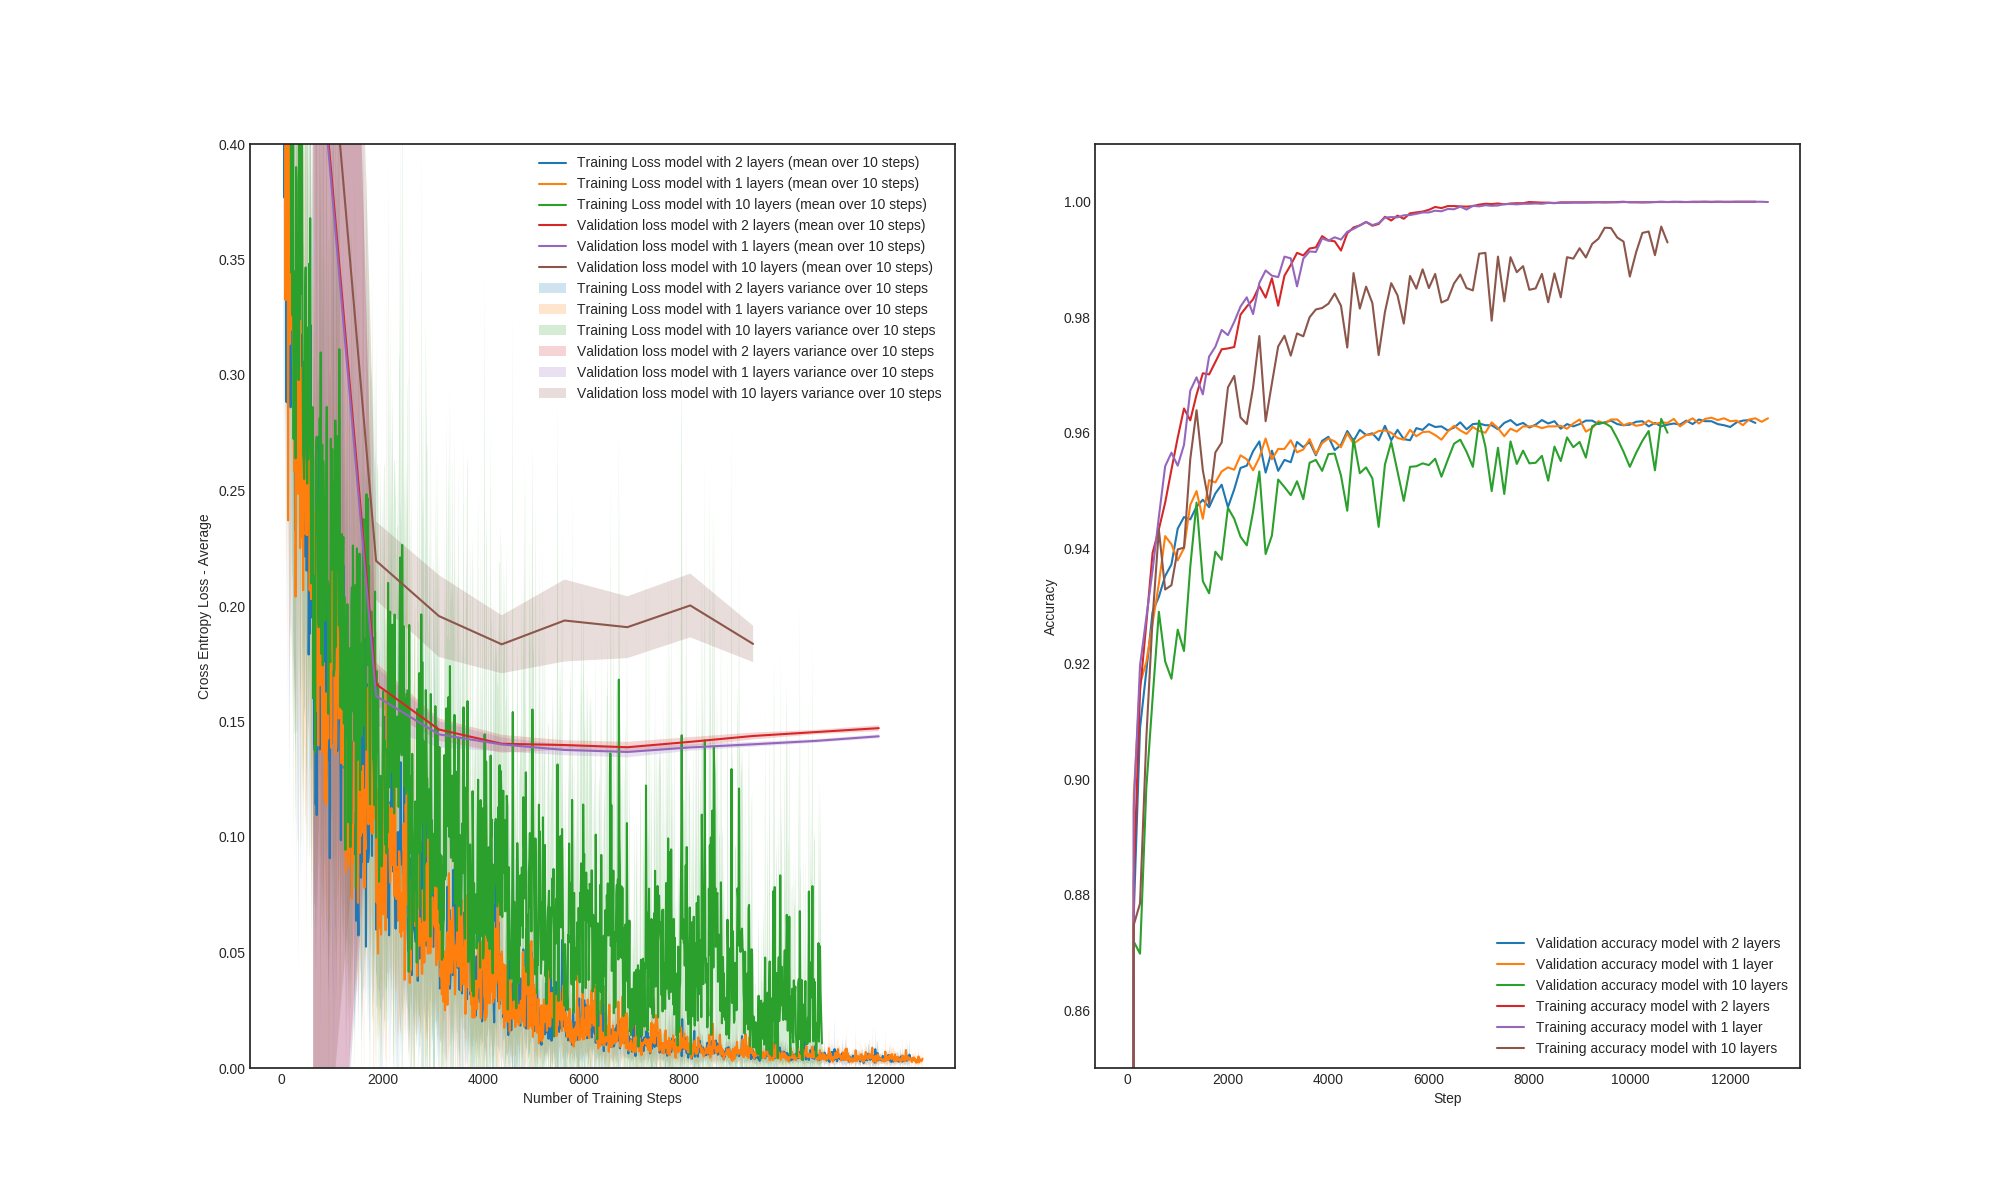

Generate this figure with Python:
import numpy as np
import utils
import matplotlib.pyplot as plt
from task2 import SoftmaxTrainer
import numpy as np

from task2a import one_hot_encode, pre_process_images, SoftmaxModel, gradient_approximation_test
plt.style.use('seaborn-white')


if __name__ == "__main__":
    '''
    # Simple test on one-hot encoding
    Y = np.zeros((1, 1), dtype=int)
    Y[0, 0] = 3
    Y = one_hot_encode(Y, 10)
    assert Y[0, 3] == 1 and Y.sum() == 1, \
        f"Expected the vector to be [0,0,0,1,0,0,0,0,0,0], but got {Y}"

    X_train, Y_train, *_ = utils.load_full_mnist()
    mean = np.mean(X_train)
    std = np.std(X_train)
    X_train = pre_process_images(X_train, mean, std)
    Y_train = one_hot_encode(Y_train, 10)
    assert X_train.shape[1] == 785,\
        f"Expected X_train to have 785 elements per image. Shape was: {X_train.shape}"

    # Modify your network here
    neurons_per_layer = [60, 60, 10]
    use_improved_sigmoid = True
    use_improved_weight_init = True
    model = SoftmaxModel(
        neurons_per_layer, use_improved_sigmoid, use_improved_weight_init)

    # Gradient approximation check for 100 images
    X_train = X_train[:100]
    Y_train = Y_train[:100]
    for layer_idx, w in enumerate(model.ws):
        model.ws[layer_idx] = np.random.uniform(-1, 1, size=w.shape)

    #gradient_approximation_test(model, X_train, Y_train)
    '''

    # hyperparameters DO NOT CHANGE IF NOT SPECIFIED IN ASSIGNMENT TEXT
    num_epochs = 50
    learning_rate = .1
    batch_size = 32
    momentum_gamma = .9  # Task 3 hyperparameter
    shuffle_data = True
    early_stopping = True
    use_improved_sigmoid = True
    use_improved_weight_init = True
    use_momentum = True
    neurons_per_layer = [60, 60, 10]
    neurons_per_layer_small = [64,10]
    neurons_per_layer_huge = [64,64,64,64,64,64,64,64,64,64,10]
    # Load dataset
    X_train, Y_train, X_val, Y_val = utils.load_full_mnist()
    mean = np.mean(X_train)
    std = np.std(X_train)
    X_train = pre_process_images(X_train, mean, std)
    X_val = pre_process_images(X_val, mean, std)
    Y_train = one_hot_encode(Y_train, 10)
    Y_val = one_hot_encode(Y_val, 10)


    model = SoftmaxModel(
        neurons_per_layer_small,
        use_improved_sigmoid,
        use_improved_weight_init)
    trainer = SoftmaxTrainer(
        momentum_gamma, use_momentum,
        model, learning_rate, batch_size, shuffle_data, early_stopping,
        X_train, Y_train, X_val, Y_val,
    )
    model_one_layer = SoftmaxModel(
        neurons_per_layer_small,
        use_improved_sigmoid,
        use_improved_weight_init)
    trainer_one_layer = SoftmaxTrainer(
        momentum_gamma, use_momentum,
        model_one_layer, learning_rate, batch_size, shuffle_data, early_stopping,
        X_train, Y_train, X_val, Y_val,
    )

    model_ten_layer = SoftmaxModel(
        neurons_per_layer_huge,
        use_improved_sigmoid,
        use_improved_weight_init)
    trainer_ten_layer = SoftmaxTrainer(
        momentum_gamma, use_momentum,
        model_ten_layer, learning_rate, batch_size, shuffle_data, early_stopping,
        X_train, Y_train, X_val, Y_val,
    )

    train_history_ten, val_history_ten = trainer_ten_layer.train(num_epochs)
    train_history_one, val_history_one = trainer_one_layer.train(num_epochs)
    train_history, val_history = trainer.train(num_epochs)

    plt.figure(figsize=(20,12))
    plt.subplot(1, 2, 1)
    utils.plot_loss(train_history["loss"],
                    "Training Loss model with 2 layers", npoints_to_average=10)
    utils.plot_loss(
        train_history_one["loss"], "Training Loss model with 1 layers", npoints_to_average=10)
    utils.plot_loss(
        train_history_ten["loss"], "Training Loss model with 10 layers", npoints_to_average=10)

    
    utils.plot_loss(val_history["loss"],
                "Validation loss model with 2 layers", npoints_to_average=10)
    utils.plot_loss(
        val_history_one["loss"], "Validation loss model with 1 layers", npoints_to_average=10)
    utils.plot_loss(
        val_history_ten["loss"], "Validation loss model with 10 layers", npoints_to_average=10)

    plt.legend()
    plt.xlabel("Number of Training Steps")
    plt.ylabel("Cross Entropy Loss - Average")
    plt.ylim([0, .4])
    plt.subplot(1, 2, 2)
    plt.ylim([0.85, 1.01])
    utils.plot_loss(val_history["accuracy"], "Validation accuracy model with 2 layers")
    utils.plot_loss(
        val_history_one["accuracy"], "Validation accuracy model with 1 layer")
    utils.plot_loss(
        val_history_ten["accuracy"], "Validation accuracy model with 10 layers")

    utils.plot_loss(train_history["accuracy"], "Training accuracy model with 2 layers")
    utils.plot_loss(
        train_history_one["accuracy"], "Training accuracy model with 1 layer")
    utils.plot_loss(
        train_history_ten["accuracy"], "Training accuracy model with 10 layers")

    
    plt.ylabel("Accuracy")
    plt.xlabel("Step")

    plt.legend()
    plt.savefig("task4c.png")
    plt.show()